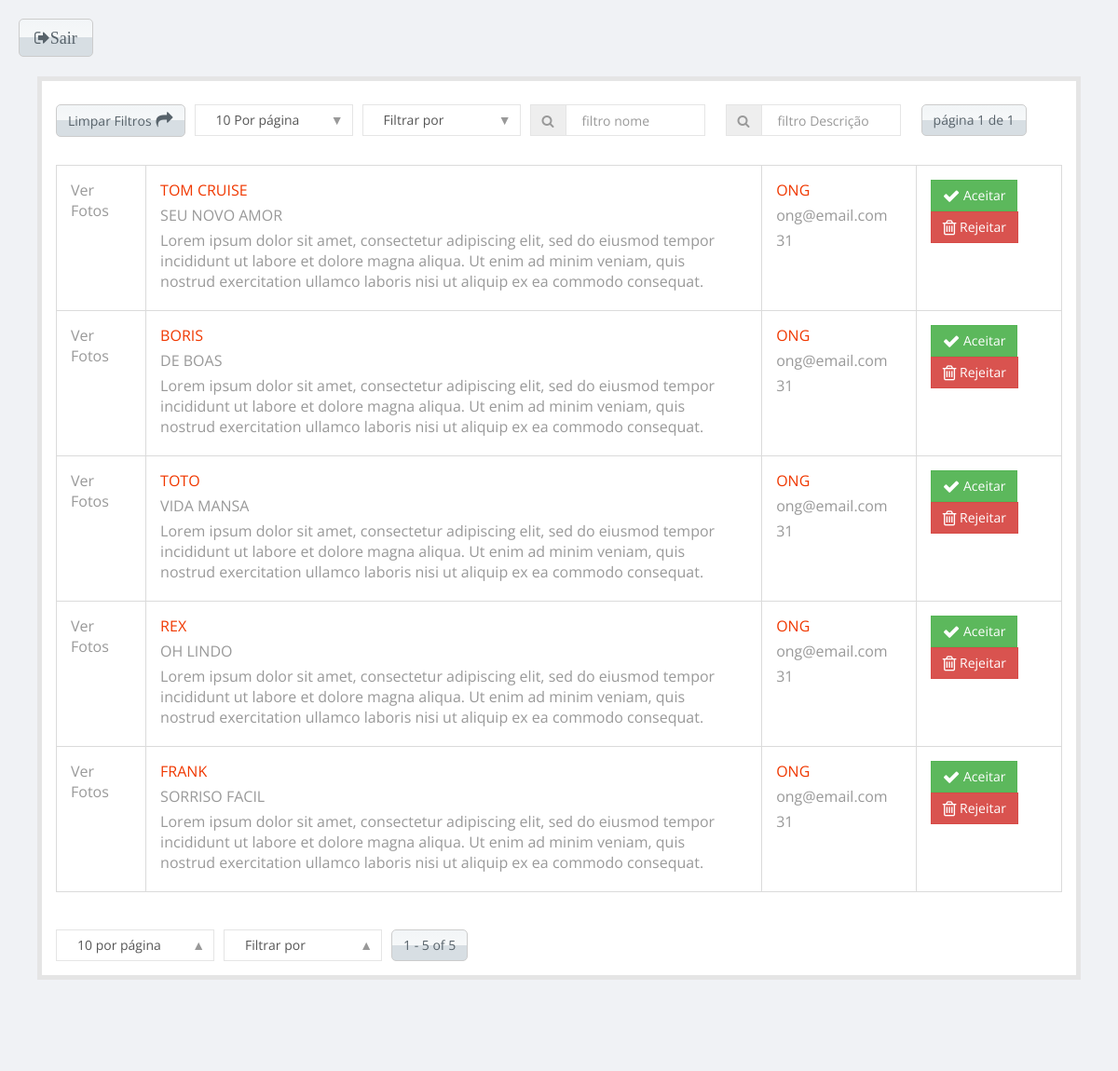
The page /aprovacao.php (signed in) on the database its author committed.
### tables this page shows
CREATE TABLE `tb_animal` (
  `COD_ANIMAL` int(11) NOT NULL AUTO_INCREMENT,
  `COD_USUARIO` int(11) DEFAULT NULL,
  `NOM_ANIMAL` varchar(100) DEFAULT NULL,
  `DESC_ANIMAL` varchar(50) DEFAULT NULL,
  `DESC_PERFIL` varchar(2000) NOT NULL,
  `IND_SEXO` smallint(6) DEFAULT NULL,
  `IDADE` int(11) DEFAULT NULL,
  `COR` varchar(50) DEFAULT NULL,
  `IND_PORTE` int(11) DEFAULT NULL,
  `DT_CADASTRO` date DEFAULT NULL,
  `DT_ADOCAO` date DEFAULT NULL,
  `COD_ESPECIE` int(11) NOT NULL,
  `COD_CIDADE` int(11) NOT NULL,
  PRIMARY KEY (`COD_ANIMAL`),
  KEY `IX_TB_ANIMAL_COD_ESPECIE` (`COD_ESPECIE`),
  KEY `IX_TB_ANIMAL_COD_USUARIO` (`COD_USUARIO`),
  KEY `IX_TB_ANIMAL_COD_CIDADE` (`COD_CIDADE`),
  CONSTRAINT `tb_animal_ibfk_1` FOREIGN KEY (`COD_ESPECIE`) REFERENCES `tb_especie` (`COD_ESPECIE`) ON UPDATE CASCADE,
  CONSTRAINT `tb_animal_ibfk_2` FOREIGN KEY (`COD_USUARIO`) REFERENCES `tb_usuario` (`COD_USUARIO`) ON UPDATE CASCADE,
  CONSTRAINT `tb_animal_ibfk_3` FOREIGN KEY (`COD_CIDADE`) REFERENCES `tb_cidade` (`COD_CIDADE`) ON UPDATE CASCADE
);

CREATE TABLE `tb_usuario` (
  `COD_USUARIO` int(11) NOT NULL AUTO_INCREMENT,
  `EMAIL` char(50) DEFAULT NULL,
  `NOM_USUARIO` varchar(100) DEFAULT NULL,
  `TELEFONE` varchar(15) DEFAULT NULL,
  `PERFIL` varchar(1000) DEFAULT NULL,
  `SENHA` varchar(30) NOT NULL,
  PRIMARY KEY (`COD_USUARIO`)
);

### aprovacao.php (the view, shortened to what this page needs)
<?php
$pdo = conectar ();
$lista = $pdo->query ( "select a.cod_animal,
							   a.nom_animal,
							   a.desc_animal,
							   a.desc_perfil,
							   b.nom_usuario,
							   b.email,
							   b.telefone,
							   c.url
						  from
							tb_animal a inner join tb_usuario b on (a.cod_usuario = b.cod_usuario)
										inner join tb_foto c on (a.cod_animal = c.cod_animal)
						  where a.dt_cadastro is null
							and c.id_foto_pri = 'S'" );
?>
<html xmlns="http://www.w3.org/1999/xhtml" lang="pt-br" xml:lang="pt-br">
<head>
<link type="text/css" rel="stylesheet"
	href="assets/css/aprovacao/jquery-ui-1.10.4.custom.min.css">
<link type="text/css" rel="stylesheet"
	href="assets/css/aprovacao/font-awesome.min.css">
<link type="text/css" rel="stylesheet"
	href="assets/css/aprovacao/bootstrap.min.css">
<link type="text/css" rel="stylesheet"
	href="assets/css/aprovacao/animate.css">
<link type="text/css" rel="stylesheet"
	href="assets/css/aprovacao/all.css">
<link type="text/css" rel="stylesheet"
	href="assets/css/aprovacao/main.css">
<link type="text/css" rel="stylesheet"
	href="assets/css/aprovacao/style-responsive.css">
<link type="text/css" rel="stylesheet"
	href="assets/css/aprovacao/zabuto_calendar.min.css">
<link type="text/css" rel="stylesheet"
	href="assets/css/aprovacao/pace.css">
<link type="text/css" rel="stylesheet"
	href="assets/css/aprovacao/jquery.news-ticker.css">
<link type="text/css" rel="stylesheet"
	href="assets/css/aprovacao/jplist-custom.css">
<link rel="stylesheet"
	href="assets/fonts/font-awesome/css/font-awesome.css">
</head>
<div class="page-content">
	<div>
		<a class="btn btn-default btn-lg" href="sair.php"> <i
			class="fa fa-sign-out" aria-hidden="true">Sair</i>
		</a>
	</div>
	<div id="tab-general">
		<div class="row mbl">
			<div class="col-lg-12">
				<div class="col-md-12">
				</div>
			</div>
			<div class="col-lg-12">
				<div class="page-content">
					<div class="row">
						<div class="col-lg-12">
							<div class="panel">
								<div class="panel-body">
									<div id="grid-layout-table-1" class="box jplist">
										<div class="jplist-panel box panel-top">
											<button type="button" data-control-type="reset"
												data-control-name="reset" data-control-action="reset"
												class="jplist-reset-btn btn btn-default">
												Limpar Filtros<i class="fa fa-share mls"></i>
											</button>
											<div data-control-type="drop-down" data-control-name="paging"
												data-control-action="paging"
												class="jplist-drop-down form-control">
											</div>
											<div data-control-type="drop-down" data-control-name="sort"
												data-control-action="sort"
												data-datetime-format="{month}/{day}/{year}"
												class="jplist-drop-down form-control">
											</div>
											<div class="text-filter-box">
												<div class="input-group">
													<span class="input-group-addon"><i class="fa fa-search"></i></span><input
														data-path=".title" type="text" value=""
														placeholder="filtro nome" data-control-type="textbox"
														data-control-name="title-filter"
														data-control-action="filter" class="form-control" />
												</div>
											</div>
											<div class="text-filter-box">
												<div class="input-group">
													<span class="input-group-addon"><i class="fa fa-search"></i></span><input
														data-path=".desc" type="text" value=""
														placeholder="filtro Descrição"
														data-control-type="textbox"
														data-control-name="desc-filter"
														data-control-action="filter" class="form-control" />
												</div>
											</div>
											<div data-type="página {current} de {pages}"
												data-control-type="pagination-info"
												data-control-name="paging" data-control-action="paging"
												class="jplist-label btn btn-default"></div>
										</div>
										<div class="box text-shadow">
											<table class="demo-tbl">
												<?php
												if ($lista) {
													while ( $row = $lista->fetch ( PDO::FETCH_ASSOC ) ) {
														echo "<tr class='tbl-item'>
															<td class='img'>
																<a href='' onclick='AbrirFotos(" . $row ["cod_animal"] . ");'><p class='desc'>Ver Fotos</p></a>
																<img src='" . $row ["url"] . "' alt='' title='' />
															</td>
															<td class='td-block'>
																<p class='date'></p>
																<p class='title'>" . $row ["nom_animal"] . "</p>
																<p class='desc'>" . $row ["desc_animal"] . "</p>
																<p class='desc'>" . $row ["desc_perfil"] . "</p>
															</td>
															<td class='td-block'>
																<p class='title'>" . $row ["nom_usuario"] . "</p>
																<p class='desc'>" . $row ["email"] . "</p>
																<p class='desc'>" . $row ["telefone"] . "</p>
															</td>
															<td class='td-block'>
																<a class='btn btn-success' href='#'>
  																<i class='fa fa-check fa-lg' aria-hidden='true'></i> Aceitar</a>
																<a class='btn btn-danger' href='#'>
																<i class='fa fa-trash-o fa-lg' aria-hidden='true'></i> Rejeitar</a>
															</td>
														</tr>";
													}
												}
												?>
											</table>
										</div>
										<div class="jplist-panel box panel-bottom">
											<div data-control-type="drop-down" data-control-name="paging"
												data-control-action="paging"
												data-control-animate-to-top="true"
												class="jplist-drop-down form-control">
											</div>
											<div data-control-type="drop-down" data-control-name="sort"
												data-control-action="sort"
												data-control-animate-to-top="true"
												data-datetime-format="{month}/{day}/{year}"
												class="jplist-drop-down form-control">
											</div>
											<div data-type="{start} - {end} of {all}"
												data-control-type="pagination-info"
												data-control-name="paging" data-control-action="paging"
												class="jplist-label btn btn-default"></div>
										</div>
									</div>
								</div>
							</div>
						</div>
					</div>
				</div>
			</div>
		</div>
	</div>
</div>
</html>

### assets/css/aprovacao/jplist-custom.css (style rules this page uses)
.jplist-panel { color: #27252a; clear: both; }
.jplist-panel button { float: left; margin: 10px 10px 0 0 }
.jplist-panel input[type="text"], .jplist-panel select { float: left; width: 150px; text-indent: 5px; }
.jplist-panel .text-filter-box { float: left; margin: 10px 10px 0 0 }
.jplist-panel .text-filter-box .input-group { width: 200px; }
.jplist-label { float: left; margin: 10px 10px 0 0; }
.jplist-drop-down { float: left; position: relative; width: 170px; margin: 10px 10px 0 0 }
.jplist-panel button i { font-size: 18px; }
.title { font-size: 16px; color: #f03800 }
.date { float: right; color: #440e00 }
.demo-tbl { background: #fff; width: 100%; float: left; border-collapse: collapse; border-right: 1px solid #dbdbdb; border-bottom: 1px solid #dbdbdb; margin: 30px 0 }
.demo-tbl td, .demo-tbl th { border-left: 1px solid #dbdbdb; border-top: 1px solid #dbdbdb; vertical-align: top; padding: 15px }
.demo-tbl p { margin: 0; padding: 0 15px 5px 0 }

### rows shown on the page
tb_animal: NOM_ANIMAL "TOM CRUISE", DESC_ANIMAL "SEU NOVO AMOR", DESC_PERFIL "Lorem ipsum dolor sit amet, consectetur adipiscing elit, sed do eiusmod tempor incididunt ut labore et dolore magna aliqua. Ut enim ad minim veniam, quis nostrud exercitation ullamco laboris nisi ut aliquip ex ea commodo consequat.", COD_USUARIO.NOM_USUARIO "ONG", COD_USUARIO.EMAIL "ong@email.com", COD_USUARIO.TELEFONE "31"
tb_animal: NOM_ANIMAL "BORIS", DESC_ANIMAL "DE BOAS", DESC_PERFIL "Lorem ipsum dolor sit amet, consectetur adipiscing elit, sed do eiusmod tempor incididunt ut labore et dolore magna aliqua. Ut enim ad minim veniam, quis nostrud exercitation ullamco laboris nisi ut aliquip ex ea commodo consequat.", COD_USUARIO.NOM_USUARIO "ONG", COD_USUARIO.EMAIL "ong@email.com", COD_USUARIO.TELEFONE "31"
tb_animal: NOM_ANIMAL "TOTO", DESC_ANIMAL "VIDA MANSA", DESC_PERFIL "Lorem ipsum dolor sit amet, consectetur adipiscing elit, sed do eiusmod tempor incididunt ut labore et dolore magna aliqua. Ut enim ad minim veniam, quis nostrud exercitation ullamco laboris nisi ut aliquip ex ea commodo consequat.", COD_USUARIO.NOM_USUARIO "ONG", COD_USUARIO.EMAIL "ong@email.com", COD_USUARIO.TELEFONE "31"
tb_animal: NOM_ANIMAL "REX", DESC_ANIMAL "OH LINDO", DESC_PERFIL "Lorem ipsum dolor sit amet, consectetur adipiscing elit, sed do eiusmod tempor incididunt ut labore et dolore magna aliqua. Ut enim ad minim veniam, quis nostrud exercitation ullamco laboris nisi ut aliquip ex ea commodo consequat.", COD_USUARIO.NOM_USUARIO "ONG", COD_USUARIO.EMAIL "ong@email.com", COD_USUARIO.TELEFONE "31"
tb_animal: NOM_ANIMAL "FRANK", DESC_ANIMAL "SORRISO FACIL", DESC_PERFIL "Lorem ipsum dolor sit amet, consectetur adipiscing elit, sed do eiusmod tempor incididunt ut labore et dolore magna aliqua. Ut enim ad minim veniam, quis nostrud exercitation ullamco laboris nisi ut aliquip ex ea commodo consequat.", COD_USUARIO.NOM_USUARIO "ONG", COD_USUARIO.EMAIL "ong@email.com", COD_USUARIO.TELEFONE "31"
